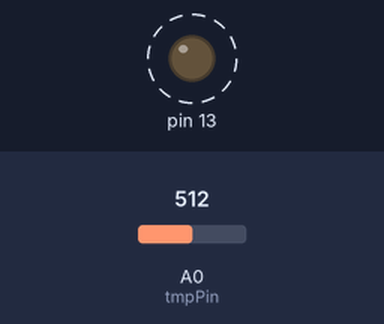
Recording of a sketch running on a simulated Arduino Uno, built with avr-gcc and run on an emulated ATmega328P. Parts: output pins drawn as LEDs (lit = HIGH). Dashed ring = blinking. Inputs (shaded band) come from the test bench; at power-on: A0 (tmpPin) = 512. What the sketch prints to the serial monitor is not drawn.

Above: at 2.8 s.
2.9 s: A0 (tmpPin) set to 716
7.5 s: A0 (tmpPin) set to 900
Timing chart, 0 to 17.5 s (numbered marks = the images above; inputs shaded):
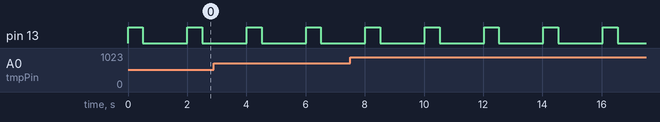

Measured:
- by itself, pin 13: alternates HIGH for 0.50 s and LOW for 1.5 s

The sketch:

btTermometr.ino
```cpp
#include <SoftwareSerial.h>

SoftwareSerial mySerial(2, 3);

const double opVoltage = 4.98; // опорное напряжение (напряжение питания)
const byte tmpPin = 0; // номер пина, на котором сидит термодатчик

void setup()
{
  Serial.begin(9600);
  mySerial.begin(9600);
  pinMode(13, OUTPUT);
}

void loop()
{
    double vl = (analogRead(tmpPin)*opVoltage)/1024; // значение напряжения на пине
    int tempK = vl*100; // расчет температуры в кельвинах
    int tempC = tempK - 273; // перевод температуры в градусы цельсия
    byte packet[] = {0xDE, 0xAD, tempC >> 8, tempC & 0xFF }; // формируем пакет

    // отправляем пакет
    Serial.write(packet, 4); // на компьютер
    mySerial.write(packet, 4); // блютуз-модулю

    // индикация работы - помигаем светодиодом
    digitalWrite(13, HIGH);
    delay(500);
    digitalWrite(13, LOW);
    delay(1500);
}
```
